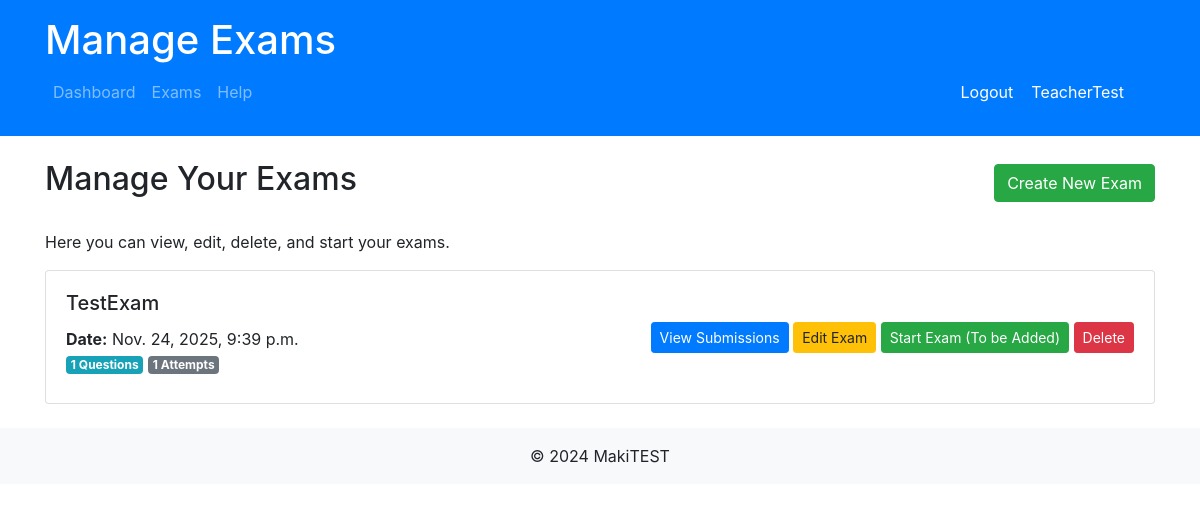
Screenshot of /teacher/exams/manage/ (signed in) with the database file from the repository.
### home/models.py (models this page shows, shortened)
class Exams(models.Model):
    title = models.CharField(max_length=200)
    instructions = models.TextField()
    total_points = models.FloatField()
    total_attempts = models.IntegerField(default=1)
    questions = models.JSONField(default=list)
    exam_date = models.DateTimeField(null=True, blank=True)
    time_limit = models.IntegerField(help_text="Time limit in minutes", default=60)
    class_designation = models.JSONField(default=list, blank=True, help_text="List of class numbers")
    access_code = models.CharField(max_length=50, blank=True)
    access_code_required = models.BooleanField(default=False)
    question_count = models.IntegerField(default=0)
    date_created = models.DateTimeField(auto_now_add=True)
    created_by = models.ForeignKey(Profile, on_delete=models.CASCADE)
    class Meta:
        db_table = "Exams"
        verbose_name = "Exam"
        verbose_name_plural = "Exams"

### home/decorators.py (the view)
        @login_required
        def _wrapped_view(request, *args, **kwargs):
            try:
                profile = request.user.profile
                if profile.role in allowed_roles and profile.authorized:
                    return view_func(request, *args, **kwargs)
                else:
                    if not profile.authorized:
                        return HttpResponseForbidden("Your account is not authorized to access this page.")
                    elif profile.role not in allowed_roles:
                        return HttpResponseForbidden("You do not have permission to access this page.")
            except Profile.DoesNotExist:
                return HttpResponseForbidden("You do not have permission to access this page.")

### teacherside/views.py (called while the page is built)
@login_required_role(allowed_roles=['Teacher', 'Admin'])
def teacher_manage_exams(request):
    teacher_exams = Exams.objects.all()
    return render(request, 'teacherside/manage_exams.html', {'exams': teacher_exams})

### teacherside/templates/teacherside/manage_exams.html (shortened to what this page needs)
{% extends "teacherside/base.html" %}
{% load static %}
{% block header %}Manage Exams{% endblock %}
{% block content %}
<div class="d-flex justify-content-between align-items-center mb-4">
    <h2>Manage Your Exams</h2>
    <a href="{% url 'teacher-create-exam' %}" class="btn btn-success">Create New Exam</a>
</div>
<p>Here you can view, edit, delete, and start your exams.</p>
{% if exams %}
    {% for exam in exams %}
    <div class="card mb-3">
        <div class="card-body">
            <div class="d-flex justify-content-between align-items-center">
                <div>
                    <h5 class="card-title">{{ exam.title }}</h5>
                    <p class="card-text mb-2">
                        <strong>Date:</strong> {{ exam.exam_date }}<br>
                        <span class="badge badge-info">{{ exam.question_count|default:"0" }} Questions</span>
                        <span class="badge badge-secondary">{{ exam.total_attempts|default:"0" }} Attempts</span>
                    </p>
                </div>
                <div>
                    <a href="/teacher/exams/submissions/{{ exam.id }}/" class="btn btn-primary btn-sm" title="View Submissions">
                         View Submissions
                    </a>
                    <a href="/teacher/exams/edit/{{ exam.id }}/" class="btn btn-warning btn-sm" title="Edit Exam">
                         Edit Exam
                    </a>
                    <a href="#" class="btn btn-success btn-sm" title="Start Exam">
                         Start Exam (To be Added)
                    </a>
                    <button type="button" class="btn btn-danger btn-sm delete-exam-btn" data-exam-id="{{ exam.id }}" title="Delete Exam">
                         Delete
                    </button>
                </div>
            </div>
        </div>
    </div>
    {% endfor %}
{% else %}
    <div class="alert alert-info">
        <p class="mb-0">No exams found. <a href="{% url 'teacher-create-exam' %}" class="alert-link">Create your first exam</a>.</p>
    </div>
{% endif %}
{% endblock content %}

### teacherside/templates/teacherside/base.html (shortened to what this page needs)
<!DOCTYPE html>
<html lang="en">
<head>
    <link rel="stylesheet" href="https://cdn.jsdelivr.net/npm/bootstrap@4.0.0/dist/css/bootstrap.min.css">
</head>
<body>
    <header class="bg-primary text-white py-3 mb-4">
        <div class="container">
            <h1 class="mb-0">{% block header %}Welcome to MakiTEST{% endblock %}</h1>
            <div class="row w-100">
                <div class="col-6 d-flex align-items-center">
                    <nav class="navbar navbar-expand-lg navbar-dark bg-primary px-0 w-100">
                        <div class="collapse navbar-collapse show" id="navbarNav">
                            <ul class="navbar-nav flex-row">
                                <li class="nav-item"><a class="nav-link" href="/teacher">Dashboard</a></li>
                                <li class="nav-item"><a class="nav-link" href="/teacher/exams/manage">Exams</a></li>
                                <li class="nav-item"><a class="nav-link" href="/teacher/help">Help</a></li>
                            </ul>
                        </div>
                    </nav>
                </div>
                <div class="col-6 d-flex align-items-center justify-content-end">
                    <ul class="navbar-nav flex-row">
                        {% if user.is_authenticated %}
                            <li class="nav-item">
                                <form action="{% url 'site-logout' %}" method="post" class="d-inline">
                                    <button type="submit" class="nav-item nav-link btn btn-link p-0 text-white">
                                        Logout
                                    </button>
                                </form>
                            </li>
                            <li class="nav-item ml-3">
                                <a href="/teacher/profile" class="nav-item nav-link btn btn-link p-0 text-white">
                                    {{ request.user.username }}
                                </a>
                            </li>
                        {% endif %}
                    </ul>
                </div>
            </div>
        </div>
    </header>
    <main>
        <div class="container">
        {% block content %}{% endblock %}
        </div>
    </main>
    <footer class="bg-light text-center py-3 mt-4">
        {% block footer %}© 2024 MakiTEST{% endblock %}
    </footer>
</body>
</html>

### rows the page displays
Exams: title "TestExam", exam_date "Nov. 24, 2025, 9:39 p.m.", question_count "1", total_attempts "1"

### other values shown
{{ request.user.username }} "TeacherTest"
